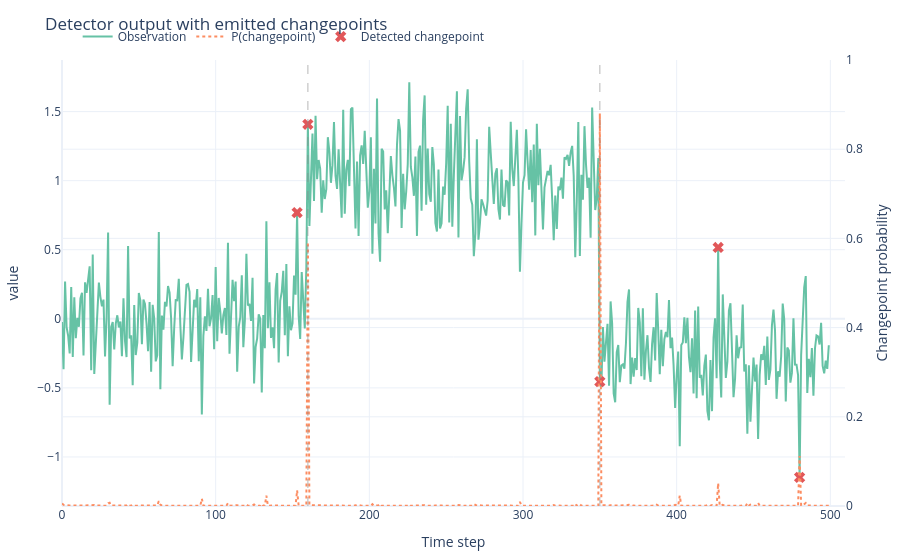

Notebook code for this chart:
### Markdown cell above
### Visual inspection

### Code cell
trace_df = run_bocpd_trace(df["value"], obs_model, hazard, max_run_length=600)
fig = plot_series_with_cp(
    trace_df,
    value_col="value",
    cp_prob_col="cp_prob",
    changepoints=cps,
    title="Detector output with emitted changepoints",
)
if not cp_df.empty:
    fig.add_trace(
        go.Scatter(
            x=cp_df["index"],
            y=trace_df.loc[cp_df["index"], "value"],
            mode="markers",
            marker=dict(color="#E15759", size=10, symbol="x"),
            name="Detected changepoint",
        )
    )
fig

### Figure 1 — Plotly figure (JSON) as saved in the notebook; plotly's stock layout.template omitted (floating-point values rounded to 4 significant figures; data arrays with more than 128 entries replaced by an {"elided": "..."} marker saying what was removed)
{"data": [{"line": {"color": "rgb(102,194,165)", "width": 2}, "mode": "lines", "name": "Observation", "type": "scatter", "x": {"elided": "500 int values"}, "y": {"elided": "500 float values"}}, {"line": {"color": "rgb(252,141,98)", "dash": "dot", "width": 2}, "mode": "lines", "name": "P(changepoint)", "type": "scatter", "x": {"elided": "500 int values"}, "y": {"elided": "500 float values"}, "yaxis": "y2"}, {"marker": {"color": "#E15759", "size": 10, "symbol": "x"}, "mode": "markers", "name": "Detected changepoint", "type": "scatter", "x": [153, 160, 350, 427, 480], "y": [0.7688, 1.408, -0.4551, 0.5164, -1.148]}], "layout": {"autosize": true, "legend": {"orientation": "h", "x": 0.02, "y": 1.02, "yanchor": "bottom"}, "margin": {"b": 40, "l": 40, "r": 40, "t": 60}, "shapes": [{"line": {"color": "#888", "dash": "dash", "width": 1.2}, "opacity": 0.5, "type": "line", "x0": 160, "x1": 160, "xref": "x", "y0": 0, "y1": 1, "yref": "y domain"}, {"line": {"color": "#888", "dash": "dash", "width": 1.2}, "opacity": 0.5, "type": "line", "x0": 350, "x1": 350, "xref": "x", "y0": 0, "y1": 1, "yref": "y domain"}], "title": {"text": "Detector output with emitted changepoints"}, "xaxis": {"autorange": true, "range": [0, 511.0], "title": {"text": "Time step"}, "type": "linear"}, "yaxis": {"autorange": true, "range": [-1.377, 1.875], "title": {"text": "value"}, "type": "linear"}, "yaxis2": {"overlaying": "y", "range": [0, 1], "side": "right", "title": {"text": "Changepoint probability"}, "type": "linear"}}}
